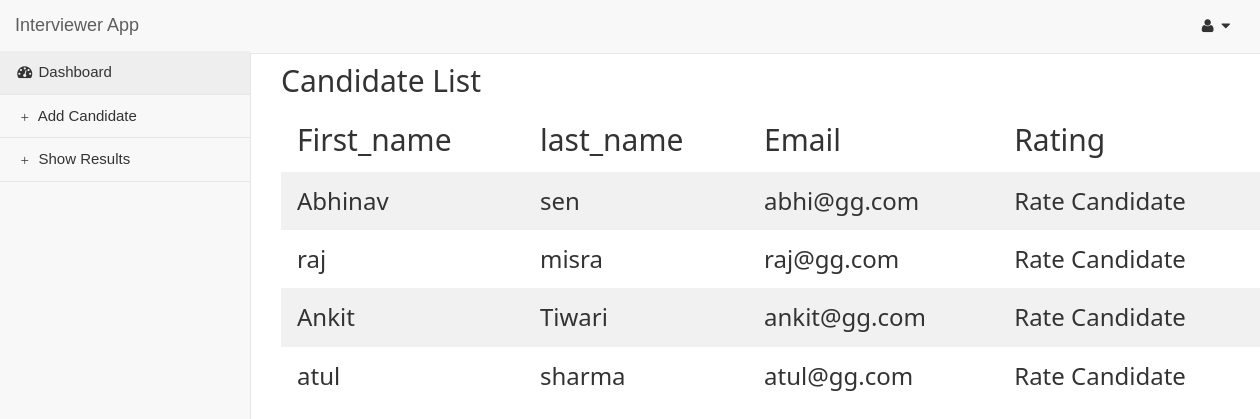
The page /scoring/dashboard/ (signed in) on the database its author committed.
### interviewer_app/models.py (models this page shows)
class Candidate(models.Model):
    email = models.EmailField(max_length=75, unique=True)
    first_name = models.CharField(max_length=255, blank=False, null=False)
    last_name = models.CharField(max_length=255)
    total_score = models.IntegerField(default=0)
    created_at = models.DateTimeField(auto_now_add=True)
    updated_at = models.DateTimeField(auto_now=True)

### interviewer_app/views.py (the view)
@login_required(login_url="/login")
def dashboard(request, template="dashboard_main.html"):
    all_candidates = Candidate.objects.all()
    return render(request, template, {"all_candidates": all_candidates})

### interviewer_app/templates/dashboard_main.html (shortened to what this page needs)
{% extends "base.html" %}
{% block dashboard_selected %} class="active" {% endblock %}
{% block content %}
<h2>Candidate List</h2>
<table class="w3-table w3-striped">
<tr><th><h2>First_name</h2></th><th><h2>last_name</h2></th><th><h2>Email</h2></th><th><h2>Rating</h2></th></tr>
{% for candidate in all_candidates %}
      <tr>
           <td><h3>  {{ candidate.first_name}}</h3></td>
           <td><h3>{{candidate.last_name}} </h3></td>
           <td><h3>  {{ candidate.email}}</h3></td>
           <td><h3>  <a href="/scoring/rate_candidate/{{candidate.id}}" > Rate Candidate</a></h3></td></tr>
{% endfor %}
</table>
{% endblock %}

### interviewer_app/static/css/sb-admin-2.css (style rules this page uses)
body { background-color: #f8f8f8; }

### rows shown on the page
Candidate: first_name "Abhinav", last_name "sen", email "abhi@gg.com"
Candidate: first_name "raj", last_name "misra", email "raj@gg.com"
Candidate: first_name "Ankit", last_name "Tiwari", email "ankit@gg.com"
Candidate: first_name "atul", last_name "sharma", email "atul@gg.com"
